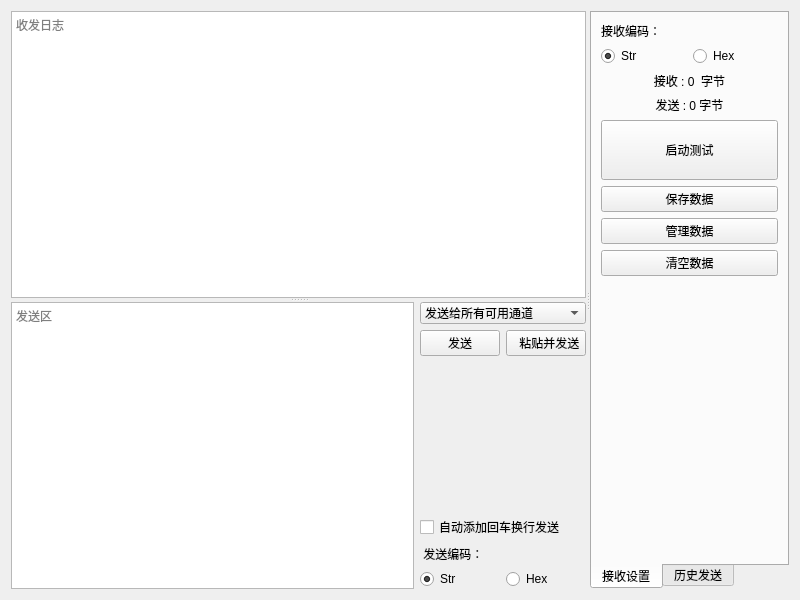
<?xml version="1.0" encoding="UTF-8"?>
<ui version="4.0">
 <class>TCPCom</class>
 <widget class="RepeaterWidget" name="TCPCom">
  <property name="geometry">
   <rect>
    <x>0</x>
    <y>0</y>
    <width>800</width>
    <height>600</height>
   </rect>
  </property>
  <property name="sizePolicy">
   <sizepolicy hsizetype="Preferred" vsizetype="Preferred">
    <horstretch>0</horstretch>
    <verstretch>4</verstretch>
   </sizepolicy>
  </property>
  <layout class="QVBoxLayout" name="verticalLayout_3">
   <item>
    <widget class="QSplitter" name="splitter_2">
     <property name="orientation">
      <enum>Qt::Horizontal</enum>
     </property>
     <widget class="QWidget" name="horizontalLayoutWidget">
      <layout class="QHBoxLayout" name="horizontalLayout">
       <item>
        <widget class="QSplitter" name="splitter">
         <property name="orientation">
          <enum>Qt::Vertical</enum>
         </property>
         <widget class="QTextEdit" name="txtMain">
          <property name="enabled">
           <bool>true</bool>
          </property>
          <property name="frameShape">
           <enum>QFrame::StyledPanel</enum>
          </property>
          <property name="verticalScrollBarPolicy">
           <enum>Qt::ScrollBarAsNeeded</enum>
          </property>
          <property name="horizontalScrollBarPolicy">
           <enum>Qt::ScrollBarAsNeeded</enum>
          </property>
          <property name="readOnly">
           <bool>true</bool>
          </property>
          <property name="placeholderText">
           <string>收发日志</string>
          </property>
         </widget>
         <widget class="QWidget" name="layoutWidget">
          <layout class="QHBoxLayout" name="horizontalLayout_2" stretch="0,0">
           <item>
            <widget class="QTextEdit" name="SendDataEdit">
             <property name="placeholderText">
              <string>发送区</string>
             </property>
            </widget>
           </item>
           <item>
            <layout class="QVBoxLayout" name="verticalLayout_2">
             <item>
              <widget class="QComboBox" name="channelToSend">
               <item>
                <property name="text">
                 <string>发送给所有可用通道</string>
                </property>
               </item>
               <item>
                <property name="text">
                 <string>发送给1串口</string>
                </property>
               </item>
               <item>
                <property name="text">
                 <string>发送给2串口</string>
                </property>
               </item>
              </widget>
             </item>
             <item>
              <layout class="QHBoxLayout" name="horizontalLayout_5">
               <item>
                <widget class="QPushButton" name="btnSend">
                 <property name="minimumSize">
                  <size>
                   <width>80</width>
                   <height>0</height>
                  </size>
                 </property>
                 <property name="maximumSize">
                  <size>
                   <width>80</width>
                   <height>16777215</height>
                  </size>
                 </property>
                 <property name="text">
                  <string>发送</string>
                 </property>
                </widget>
               </item>
               <item>
                <widget class="QPushButton" name="btnPaste">
                 <property name="layoutDirection">
                  <enum>Qt::LeftToRight</enum>
                 </property>
                 <property name="text">
                  <string>  粘贴并发送</string>
                 </property>
                </widget>
               </item>
              </layout>
             </item>
             <item>
              <spacer name="verticalSpacer_2">
               <property name="orientation">
                <enum>Qt::Vertical</enum>
               </property>
               <property name="sizeHint" stdset="0">
                <size>
                 <width>20</width>
                 <height>2</height>
                </size>
               </property>
              </spacer>
             </item>
             <item>
              <widget class="QtMaterialCheckBox" name="checkBox">
               <property name="text">
                <string>自动添加回车换行发送</string>
               </property>
              </widget>
             </item>
             <item>
              <widget class="QLabel" name="label">
               <property name="text">
                <string> 发送编码：</string>
               </property>
              </widget>
             </item>
             <item>
              <layout class="QHBoxLayout" name="horizontalLayout_3">
               <item>
                <widget class="QtMaterialRadioButton" name="radioButton_2">
                 <property name="text">
                  <string>Str</string>
                 </property>
                 <property name="checked">
                  <bool>true</bool>
                 </property>
                </widget>
               </item>
               <item>
                <widget class="QtMaterialRadioButton" name="ckHexSend">
                 <property name="text">
                  <string>Hex</string>
                 </property>
                </widget>
               </item>
              </layout>
             </item>
            </layout>
           </item>
          </layout>
         </widget>
        </widget>
       </item>
      </layout>
     </widget>
     <widget class="QWidget" name="widgetRight" native="true">
      <property name="sizePolicy">
       <sizepolicy hsizetype="Preferred" vsizetype="Preferred">
        <horstretch>0</horstretch>
        <verstretch>0</verstretch>
       </sizepolicy>
      </property>
      <property name="minimumSize">
       <size>
        <width>180</width>
        <height>0</height>
       </size>
      </property>
      <property name="maximumSize">
       <size>
        <width>16777215</width>
        <height>16777215</height>
       </size>
      </property>
      <property name="sizeIncrement">
       <size>
        <width>300</width>
        <height>0</height>
       </size>
      </property>
      <property name="baseSize">
       <size>
        <width>300</width>
        <height>0</height>
       </size>
      </property>
      <layout class="QVBoxLayout" name="verticalLayout">
       <property name="leftMargin">
        <number>0</number>
       </property>
       <property name="topMargin">
        <number>0</number>
       </property>
       <property name="rightMargin">
        <number>0</number>
       </property>
       <property name="bottomMargin">
        <number>0</number>
       </property>
       <item>
        <widget class="QTabWidget" name="tabWidget">
         <property name="tabPosition">
          <enum>QTabWidget::South</enum>
         </property>
         <property name="currentIndex">
          <number>0</number>
         </property>
         <widget class="QWidget" name="tab">
          <attribute name="title">
           <string>接收设置</string>
          </attribute>
          <layout class="QVBoxLayout" name="verticalLayout_4">
           <item>
            <widget class="QLabel" name="label_2">
             <property name="text">
              <string>接收编码：</string>
             </property>
            </widget>
           </item>
           <item>
            <layout class="QHBoxLayout" name="horizontalLayout_4">
             <item>
              <widget class="QtMaterialRadioButton" name="radioButton_3">
               <property name="text">
                <string>Str</string>
               </property>
               <property name="checked">
                <bool>true</bool>
               </property>
              </widget>
             </item>
             <item>
              <widget class="QtMaterialRadioButton" name="ckHexReceive">
               <property name="text">
                <string>Hex</string>
               </property>
              </widget>
             </item>
            </layout>
           </item>
           <item>
            <widget class="QLabel" name="btnSendCount">
             <property name="text">
              <string>接收 : 0  字节</string>
             </property>
             <property name="alignment">
              <set>Qt::AlignCenter</set>
             </property>
            </widget>
           </item>
           <item>
            <widget class="QLabel" name="btnReceiveCount">
             <property name="text">
              <string>发送 : 0 字节</string>
             </property>
             <property name="alignment">
              <set>Qt::AlignCenter</set>
             </property>
            </widget>
           </item>
           <item>
            <widget class="QtMaterialRaisedButton" name="btnStartTest">
             <property name="minimumSize">
              <size>
               <width>0</width>
               <height>60</height>
              </size>
             </property>
             <property name="text">
              <string>启动测试</string>
             </property>
            </widget>
           </item>
           <item>
            <widget class="QPushButton" name="btnSave">
             <property name="text">
              <string>保存数据</string>
             </property>
            </widget>
           </item>
           <item>
            <widget class="QPushButton" name="btnData">
             <property name="text">
              <string>管理数据</string>
             </property>
            </widget>
           </item>
           <item>
            <widget class="QPushButton" name="btnClear">
             <property name="text">
              <string>清空数据</string>
             </property>
            </widget>
           </item>
           <item>
            <spacer name="verticalSpacer">
             <property name="orientation">
              <enum>Qt::Vertical</enum>
             </property>
             <property name="sizeHint" stdset="0">
              <size>
               <width>20</width>
               <height>2</height>
              </size>
             </property>
            </spacer>
           </item>
          </layout>
         </widget>
         <widget class="QWidget" name="tab_2">
          <attribute name="title">
           <string>历史发送</string>
          </attribute>
         </widget>
        </widget>
       </item>
      </layout>
     </widget>
    </widget>
   </item>
  </layout>
 </widget>
 <customwidgets>
  <customwidget>
   <class>RepeaterWidget</class>
   <extends>QWidget</extends>
   <header>repeaterwidget.h</header>
   <container>1</container>
  </customwidget>
  <customwidget>
   <class>QtMaterialRaisedButton</class>
   <extends>QPushButton</extends>
   <header>qtmaterialraisedbutton.h</header>
  </customwidget>
  <customwidget>
   <class>QtMaterialCheckBox</class>
   <extends>QCheckBox</extends>
   <header>qtmaterialcheckbox.h</header>
  </customwidget>
  <customwidget>
   <class>QtMaterialRadioButton</class>
   <extends>QRadioButton</extends>
   <header>qtmaterialradiobutton.h</header>
  </customwidget>
 </customwidgets>
 <resources/>
 <connections/>
</ui>
